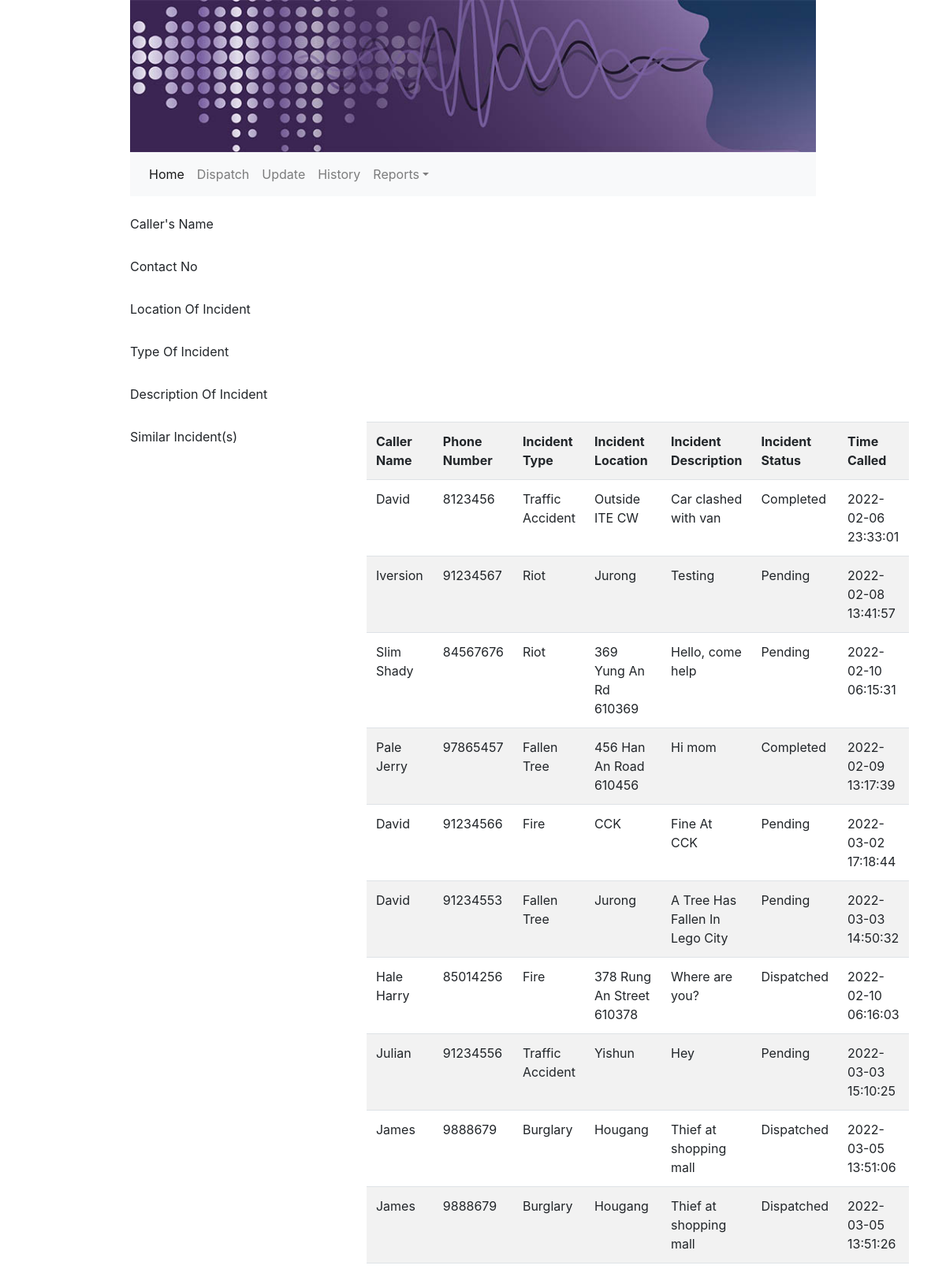
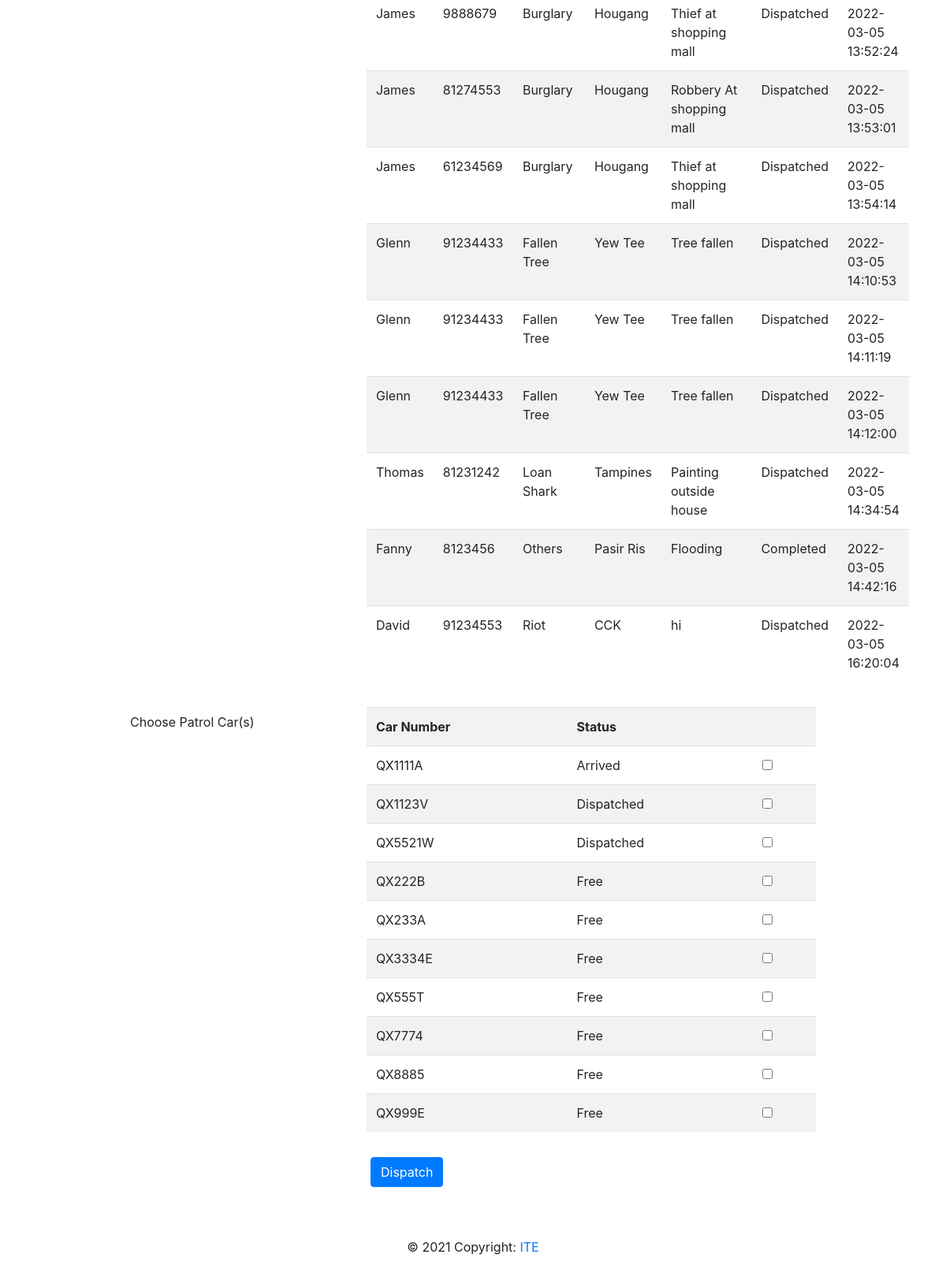
The page /dispatch.php on the database its author committed (2 pictures, top to bottom).
### tables this page shows
CREATE TABLE `incident` (
  `incident_id` int(11) NOT NULL,
  `caller_name` varchar(30) NOT NULL,
  `phone_number` varchar(10) NOT NULL,
  `incident_type_id` varchar(3) NOT NULL,
  `incident_locations` varchar(50) NOT NULL,
  `incident_desc` varchar(100) NOT NULL,
  `incident_status_id` varchar(1) NOT NULL,
  `time_called` datetime NOT NULL
);

CREATE TABLE `incident_type` (
  `incident_type_id` varchar(3) NOT NULL,
  `incident_type_desc` varchar(20) NOT NULL
);

CREATE TABLE `incident_status` (
  `incident_status_id` varchar(1) NOT NULL,
  `incident_status_desc` varchar(20) NOT NULL
);

CREATE TABLE `patrolcar` (
  `patrolcar_id` varchar(10) NOT NULL,
  `patrolcar_status_id` varchar(1) NOT NULL
);

CREATE TABLE `patrolcar_status` (
  `patrolcar_status_id` varchar(1) NOT NULL,
  `patrolcar_status_desc` varchar(20) NOT NULL
);

### dispatch.php (the view, shortened to what this page needs)
<?php
	$descriptionOfIncident = $_POST["descriptionOfIncident"];
	$conn = new mysqli(DB_SERVER,DB_USER,DB_PASSWORD,DB_DATABASE);
	$sql = "SELECT patrolcar.patrolcar_id,patrolcar_status.patrolcar_status_desc FROM `patrolcar`
	INNER JOIN patrolcar_status ON patrolcar.patrolcar_status_id = patrolcar_status.patrolcar_status_id";
	$result = $conn->query($sql);
	$cars = [];
	while($row = $result->fetch_assoc()){
		$id = $row["patrolcar_id"];
		$status = $row["patrolcar_status_desc"];
		$car = ["id" => $id, "status" => $status];
		array_push($cars,$car);
	}
	$sql = "SELECT incident.caller_name, incident.phone_number, incident_type.incident_type_desc, incident.incident_locations,
	incident.incident_desc, incident.time_called, incident_status.incident_status_desc from incident inner join incident_type on
	incident.incident_type_id = incident_type.incident_type_id inner join incident_status on
	incident.incident_status_id = incident_status.incident_status_id where incident.incident_desc like " . "'%" . $descriptionOfIncident . "%'";
	$result = $conn->query($sql);
	$incidents = [];
	while($row = $result->fetch_assoc()){
		$caller_name = $row["caller_name"];
		$phone_number = $row["phone_number"];
		$incident_type = $row["incident_type_desc"];
		$location = $row["incident_locations"];
		$incidentDesc = $row["incident_desc"];
		$time_called = $row["time_called"];
		$status = $row["incident_status_desc"];
		$incident = ["caller_name"=>$caller_name, "phone_number"=>$phone_number, "incident_type"=>$incident_type, "location"=>$location,
		"incidentDesc"=>$incidentDesc, "time_called"=>$time_called, "status"=>$status];
		array_push($incidents, $incident);
	}
?>
<!doctype html>
<html>
	<head>
			<link rel="stylesheet" href="css/bootstrap-4.3.1.css" type="text/css">
	<head>
<body>
	<div class="container" style="width:900px">
		<?php
			include "header.php";
		?>
		<section class="mt-3">
		<form action="<?php echo htmlentities($_SERVER["PHP_SELF"])?>" method="post">
			<div class="form-group row">
				<label for="callerName" class="col-sm-4 col-form-label">Caller's Name</label>
				<div class="col-sm-8">
				</div>
			</div>
			<div class="form-group row">
				<label for="contactNo" class="col-sm-4 col-form-label">Contact No</label>
				<div class="col-sm-8">
				</div>
			</div>
			<div class="form-group row">
				<label for="locationOfIncident" class="col-sm-4 col-form-label">Location Of Incident</label>
				<div class="col-sm-8">
				</div>
			</div>
			<div class="form-group row">
				<label for="typeOfIncident" class="col-sm-4 col-form-label">Type Of Incident</label>
				<div class="col-sm-8">
				</div>
			</div>
			<div class="form-group row">
				<label for="descriptionOfIncident" class="col-sm-4 col-form-label">Description Of Incident</label>
				<div class="col-sm-8">
				</div>
			</div>
			<div class="form-group row">
				<label for="patrolCar" class="col-sm-4 col-form-label">Similar Incident(s)</label>
				<div class="col-sm-8">
					<table class="table table-striped">
						<tbody>
							<tr>
								<th scope="col">Caller Name</th>
								<th scope="col">Phone Number</th>
								<th scope="col">Incident Type</th>
								<th scope="col">Incident Location</th>
								<th scope="col">Incident Description</th>
								<th scope="col">Incident Status</th>
								<th scope="col">Time Called</th>
							</tr>
							<?php
								foreach($incidents as $incident){
									echo "<tr>" .
										"<td>" . $incident["caller_name"] . "</td>" .
										"<td>" . $incident["phone_number"] . "</td>" .
										"<td>" . $incident["incident_type"] . "</td>" .
										"<td>" . $incident["location"] . "</td>" .
										"<td>" . $incident["incidentDesc"] . "</td>" .
										"<td>" . $incident["status"] . "</td>" .
										"<td>" . $incident["time_called"] . "</td>" .
							"</tr>";
								}
							?>
						</tbody>
					</table>
				</div>
			</div>
			<div class="form-group row">
				<label for="patrolCar" class="col-sm-4 col-form-label">Choose Patrol Car(s)</label>
				<div class="col-sm-8">
					<table class="table table-striped">
						<tbody>
							<tr>
								<th>Car Number</th>
								<th>Status</th>
								<th></th>
							</tr>
							<?php
								foreach($cars as $car){
									echo "<tr>" .
											"<td>" . $car["id"] . "</td>" .
											"<td>" . $car["status"] . "</td>" .
											"<td>" .
												"<input type=\"checkbox\" " .
												"value=\"" . $car["id"] . "\" " .
												"name=\"cbCarSelection[]\">" .
											"</td>" .
										"</tr>";
								}
							?>
						</tbody>
					</table>
				</div>
			</div>
			<div class="offset-sm-4 col-sm-8">
				<button type="submit" class="btn btn-primary" name="btnDispatch" id="submit">Dispatch</button>
			</div>
    </div>
			<?php
				include "footer.php";
			?>
</body>
</html>

### header.php (shortened to what this page needs)
<header>
<img src="images/banner.jpg" class="img-fluid" alt="PESS">
<nav class="navbar navbar-expand-lg navbar-light bg-light">
<div class="collapse navbar-collapse" id="navbarSupportedContent1">
	<ul class="navbar-nav mr-auto">
		<li class="nav-item active"> <a class="nav-link" href="logcall.php">Home <span class="sr-only">(current)</span></a> </li>
		<li class="nav-item"> <a class="nav-link" href="dispatch.php">Dispatch</a> </li>
		<li class="nav-item"> <a class="nav-link" href="update.php">Update</a> </li>
		<li class="nav-item"> <a class="nav-link" href="history.php">History</a> </li>
		<li class="nav-item dropdown"> <a class="nav-link dropdown-toggle" href="#" id="navbarDropDown1" role="button" data-toggle="dropdown" aria-haspopup="true" aria-expanded="false">Reports</a>
		</li>
	</ul>
</div>
</nav>
</header>

### footer.php
<footer class="text-center mt-5 py-3">
	&copy; 2021 Copyright: <a href="https://www.ite.edu.sg">ITE</a>
</footer>

### rows shown on the page
incident: caller_name "David", phone_number "8123456", incident_type.incident_type_desc "Traffic Accident", incident_locations "Outside ITE CW", incident_desc "Car clashed with van", incident_status.incident_status_desc "Completed", time_called "2022-02-06 23:33:01"
incident: caller_name "Iversion", phone_number "91234567", incident_type.incident_type_desc "Riot", incident_locations "Jurong", incident_desc "Testing", incident_status.incident_status_desc "Pending", time_called "2022-02-08 13:41:57"
incident: caller_name "Slim Shady", phone_number "84567676", incident_type.incident_type_desc "Riot", incident_locations "369 Yung An Rd 610369", incident_desc "Hello, come help", incident_status.incident_status_desc "Pending", time_called "2022-02-10 06:15:31"
incident: caller_name "Pale Jerry", phone_number "97865457", incident_type.incident_type_desc "Fallen Tree", incident_locations "456 Han An Road 610456", incident_desc "Hi mom", incident_status.incident_status_desc "Completed", time_called "2022-02-09 13:17:39"
incident: caller_name "David", phone_number "91234566", incident_type.incident_type_desc "Fire", incident_locations "CCK", incident_desc "Fine At CCK", incident_status.incident_status_desc "Pending", time_called "2022-03-02 17:18:44"
incident: caller_name "David", phone_number "91234553", incident_type.incident_type_desc "Fallen Tree", incident_locations "Jurong", incident_desc "A Tree Has Fallen In Lego City", incident_status.incident_status_desc "Pending", time_called "2022-03-03 14:50:32"
incident: caller_name "Hale Harry", phone_number "85014256", incident_type.incident_type_desc "Fire", incident_locations "378 Rung An Street 610378", incident_desc "Where are you?", incident_status.incident_status_desc "Dispatched", time_called "2022-02-10 06:16:03"
incident: caller_name "Julian", phone_number "91234556", incident_type.incident_type_desc "Traffic Accident", incident_locations "Yishun", incident_desc "Hey", incident_status.incident_status_desc "Pending", time_called "2022-03-03 15:10:25"
incident: caller_name "James", phone_number "9888679", incident_type.incident_type_desc "Burglary", incident_locations "Hougang", incident_desc "Thief at shopping mall", incident_status.incident_status_desc "Dispatched", time_called "2022-03-05 13:51:06"
incident: caller_name "James", phone_number "9888679", incident_type.incident_type_desc "Burglary", incident_locations "Hougang", incident_desc "Thief at shopping mall", incident_status.incident_status_desc "Dispatched", time_called "2022-03-05 13:51:26"
incident: caller_name "James", phone_number "9888679", incident_type.incident_type_desc "Burglary", incident_locations "Hougang", incident_desc "Thief at shopping mall", incident_status.incident_status_desc "Dispatched", time_called "2022-03-05 13:52:24"
incident: caller_name "James", phone_number "81274553", incident_type.incident_type_desc "Burglary", incident_locations "Hougang", incident_desc "Robbery At shopping mall", incident_status.incident_status_desc "Dispatched", time_called "2022-03-05 13:53:01"
incident: caller_name "James", phone_number "61234569", incident_type.incident_type_desc "Burglary", incident_locations "Hougang", incident_desc "Thief at shopping mall", incident_status.incident_status_desc "Dispatched", time_called "2022-03-05 13:54:14"
incident: caller_name "Glenn", phone_number "91234433", incident_type.incident_type_desc "Fallen Tree", incident_locations "Yew Tee", incident_desc "Tree fallen", incident_status.incident_status_desc "Dispatched", time_called "2022-03-05 14:10:53"
incident: caller_name "Glenn", phone_number "91234433", incident_type.incident_type_desc "Fallen Tree", incident_locations "Yew Tee", incident_desc "Tree fallen", incident_status.incident_status_desc "Dispatched", time_called "2022-03-05 14:11:19"
incident: caller_name "Glenn", phone_number "91234433", incident_type.incident_type_desc "Fallen Tree", incident_locations "Yew Tee", incident_desc "Tree fallen", incident_status.incident_status_desc "Dispatched", time_called "2022-03-05 14:12:00"
incident: caller_name "Thomas", phone_number "81231242", incident_type.incident_type_desc "Loan Shark", incident_locations "Tampines", incident_desc "Painting outside house", incident_status.incident_status_desc "Dispatched", time_called "2022-03-05 14:34:54"
incident: caller_name "Fanny", phone_number "8123456", incident_type.incident_type_desc "Others", incident_locations "Pasir Ris", incident_desc "Flooding", incident_status.incident_status_desc "Completed", time_called "2022-03-05 14:42:16"
incident: caller_name "David", phone_number "91234553", incident_type.incident_type_desc "Riot", incident_locations "CCK", incident_desc "hi", incident_status.incident_status_desc "Dispatched", time_called "2022-03-05 16:20:04"
patrolcar: patrolcar_id "QX1111A", patrolcar_status.patrolcar_status_desc "Arrived"
patrolcar: patrolcar_id "QX1123V", patrolcar_status.patrolcar_status_desc "Dispatched"
patrolcar: patrolcar_id "QX5521W", patrolcar_status.patrolcar_status_desc "Dispatched"
patrolcar: patrolcar_id "QX222B", patrolcar_status.patrolcar_status_desc "Free"
patrolcar: patrolcar_id "QX233A", patrolcar_status.patrolcar_status_desc "Free"
patrolcar: patrolcar_id "QX3334E", patrolcar_status.patrolcar_status_desc "Free"
patrolcar: patrolcar_id "QX555T", patrolcar_status.patrolcar_status_desc "Free"
patrolcar: patrolcar_id "QX7774", patrolcar_status.patrolcar_status_desc "Free"
patrolcar: patrolcar_id "QX8885", patrolcar_status.patrolcar_status_desc "Free"
patrolcar: patrolcar_id "QX999E", patrolcar_status.patrolcar_status_desc "Free"
